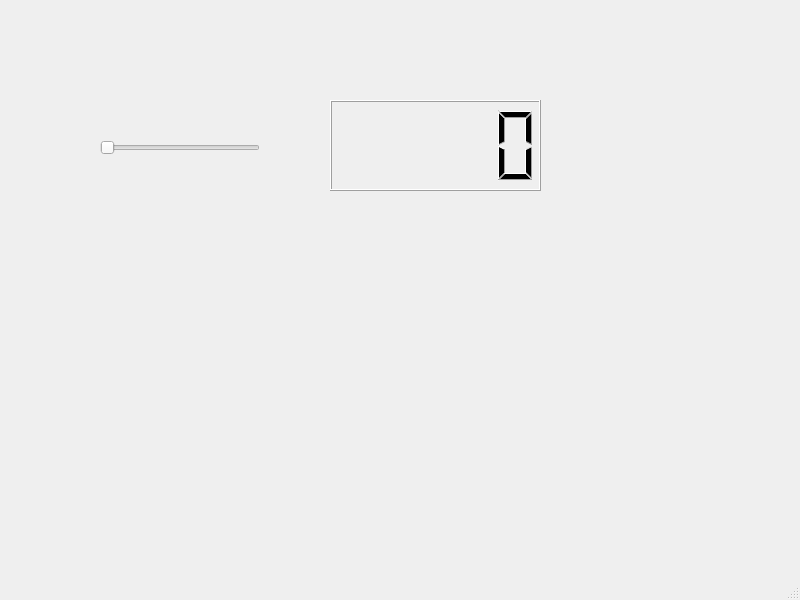
<?xml version="1.0" encoding="UTF-8"?>
<ui version="4.0">
 <class>MainWindow</class>
 <widget class="QMainWindow" name="MainWindow">
  <property name="geometry">
   <rect>
    <x>0</x>
    <y>0</y>
    <width>800</width>
    <height>600</height>
   </rect>
  </property>
  <property name="windowTitle">
   <string>MainWindow</string>
  </property>
  <widget class="QWidget" name="centralwidget">
   <widget class="QSlider" name="horizontalSlider">
    <property name="geometry">
     <rect>
      <x>100</x>
      <y>140</y>
      <width>160</width>
      <height>16</height>
     </rect>
    </property>
    <property name="orientation">
     <enum>Qt::Horizontal</enum>
    </property>
   </widget>
   <widget class="QLCDNumber" name="lcdNumber">
    <property name="geometry">
     <rect>
      <x>330</x>
      <y>100</y>
      <width>211</width>
      <height>91</height>
     </rect>
    </property>
   </widget>
  </widget>
  <widget class="QMenuBar" name="menubar">
   <property name="geometry">
    <rect>
     <x>0</x>
     <y>0</y>
     <width>800</width>
     <height>22</height>
    </rect>
   </property>
  </widget>
  <widget class="QStatusBar" name="statusbar"/>
 </widget>
 <resources/>
 <connections>
  <connection>
   <sender>horizontalSlider</sender>
   <signal>valueChanged(int)</signal>
   <receiver>lcdNumber</receiver>
   <slot>display(int)</slot>
   <hints>
    <hint type="sourcelabel">
     <x>235</x>
     <y>169</y>
    </hint>
    <hint type="destinationlabel">
     <x>359</x>
     <y>171</y>
    </hint>
   </hints>
  </connection>
 </connections>
</ui>
